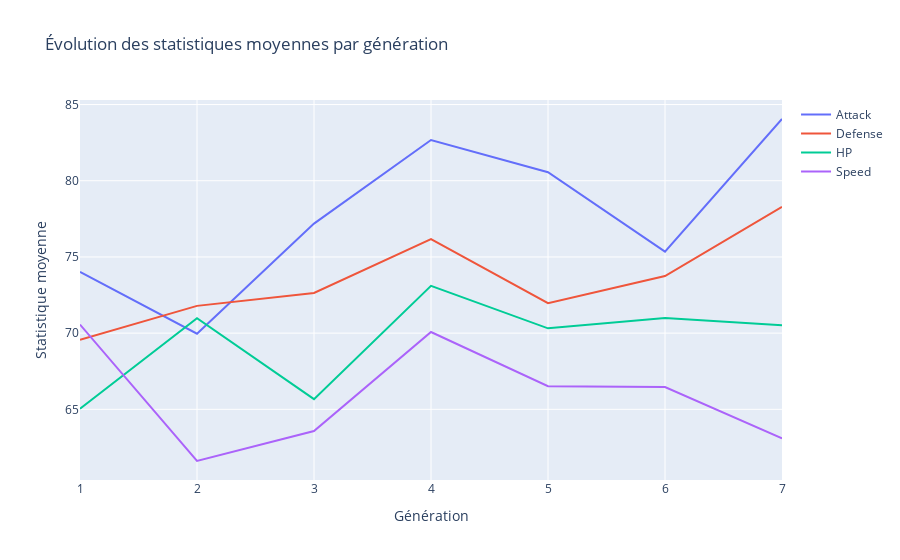

Here is the notebook cell this chart was saved with:
### Markdown cell above
### 1.8 L'Ascension Générationnelle

### Code cell
def display_stats_evolution(df: pd.DataFrame) -> None:
    """
    Affiche un graphique représentant l'évolution des statistiques moyennes des Pokémon par génération.

    @param df: Le DataFrame contenant les données à afficher.
    """
    statistique = df.groupby('Generation')[['Attack', 'Defense', 'HP', 'Speed']].mean()
    generation = list(range(1, 8))
    fig = go.Figure()
    fig.add_trace(go.Scatter(x=generation, y=statistique['Attack'], mode='lines', name='Attack'))
    fig.add_trace(go.Scatter(x=generation, y=statistique['Defense'], mode='lines', name='Defense'))
    fig.add_trace(go.Scatter(x=generation, y=statistique['HP'], mode='lines', name='HP'))
    fig.add_trace(go.Scatter(x=generation, y=statistique['Speed'], mode='lines', name='Speed'))
    fig.update_xaxes(title='Génération')
    fig.update_yaxes(title='Statistique moyenne')
    fig.update_layout(title='Évolution des statistiques moyennes par génération')
    fig.show()
    pass

display_stats_evolution(pokedex)

### Figure 1 — Plotly figure (JSON) as saved in the notebook; plotly's stock layout.template omitted (floating-point values rounded to 4 significant figures)
{"data": [{"mode": "lines", "name": "Attack", "type": "scatter", "x": [1, 2, 3, 4, 5, 6, 7], "y": [74.02, 69.96, 77.19, 82.67, 80.56, 75.35, 84.05]}, {"mode": "lines", "name": "Defense", "type": "scatter", "x": [1, 2, 3, 4, 5, 6, 7], "y": [69.56, 71.79, 72.64, 76.17, 71.96, 73.75, 78.28]}, {"mode": "lines", "name": "HP", "type": "scatter", "x": [1, 2, 3, 4, 5, 6, 7], "y": [65.04, 70.98, 65.67, 73.1, 70.31, 70.99, 70.53]}, {"mode": "lines", "name": "Speed", "type": "scatter", "x": [1, 2, 3, 4, 5, 6, 7], "y": [70.56, 61.61, 63.58, 70.07, 66.52, 66.46, 63.09]}], "layout": {"title": {"text": "Évolution des statistiques moyennes par génération"}, "xaxis": {"title": {"text": "Génération"}}, "yaxis": {"title": {"text": "Statistique moyenne"}}}}
